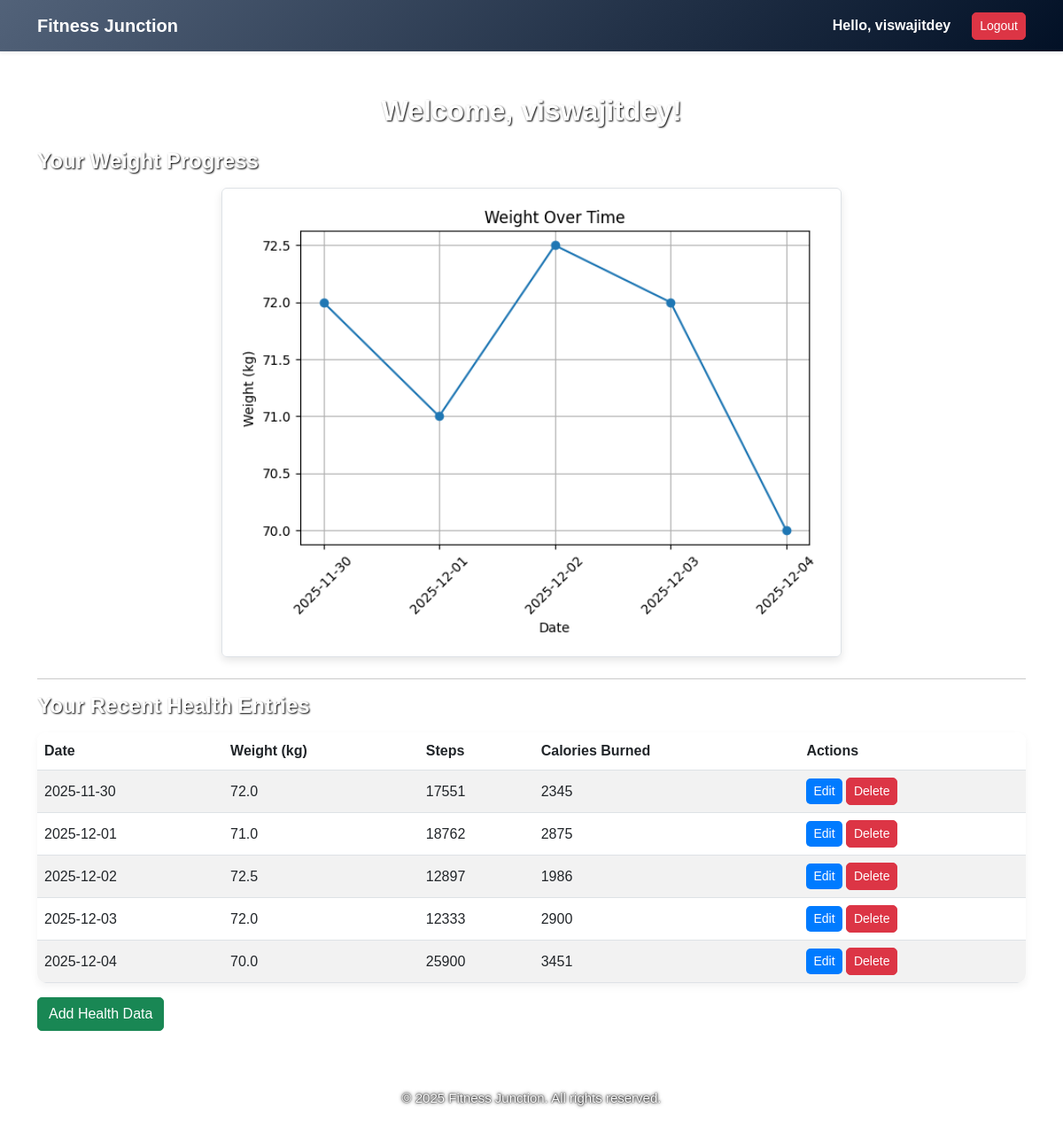
The app's page /dashboard (signed in) with its own data.
### tables this page shows
CREATE TABLE health_data (
    data_id INTEGER PRIMARY KEY AUTOINCREMENT,
    user_id INTEGER NOT NULL,
    date TEXT NOT NULL,
    weight REAL,
    steps INTEGER,
    calories_burned INTEGER,
    FOREIGN KEY (user_id) REFERENCES users(user_id)
);

### app.py (the view)
@app.route("/dashboard")
def dashboard():
    if "user_id" not in session:
        return redirect("/login")
    conn = get_db()
    cursor = conn.cursor()
    cursor.execute("""
        SELECT * FROM health_data
        WHERE user_id = ?
        ORDER BY date ASC
    """, (session["user_id"],))
    data = cursor.fetchall()
    conn.close()
    return render_template("dashboard.html", username=session["username"], data=data)

### app.py (called while the page is built)
def get_db():
    conn = sqlite3.connect("database/health.db")
    conn.row_factory = sqlite3.Row
    return conn

@app.context_processor
def inject_current_year():
    return {"current_year": datetime.now().year}

### templates/dashboard.html (shortened to what this page needs)
{% extends "base.html" %}
{% block content %}
<div class="text-center mb-4">
    <h2>Welcome, {{ username }}!</h2>
</div>
<div class="text-lg mb-4">
    <h4>Your Weight Progress</h4>
    <img src="/weight-graph" class="dashboard-graph border rounded p-2 img-fluid" style="max-width: 700px; margin:auto;">
</div>
<hr>
<h4>Your Recent Health Entries</h4>
{% if data %}
<table class="table table-striped mt-3">
    <thead>
        <tr>
            <th>Date</th>
            <th>Weight (kg)</th>
            <th>Steps</th>
            <th>Calories Burned</th>
            <th>Actions</th>
        </tr>
    </thead>
    <tbody>
        {% for row in data %}
        <tr>
            <td>{{ row.date }}</td>
            <td>{{ row.weight }}</td>
            <td>{{ row.steps }}</td>
            <td>{{ row.calories_burned }}</td>
            <td>
                <a href="/edit/{{ row.data_id }}" class="btn btn-sm btn-primary">Edit</a>
                <a href="/delete/{{ row.data_id }}" class="btn btn-sm btn-danger confirm-action">Delete</a>
            </td>
        </tr>
        {% endfor %}
    </tbody>
</table>
{% else %}
<p>No entries found. Add some health data!</p>
{% endif %}
<div class="mt-3">
    <a href="/add-data" class="btn btn-success">Add Health Data</a>
</div>
{% endblock %}

### templates/base.html (shortened to what this page needs)
<!DOCTYPE html>
<html lang="en">
<head>
    <link rel="stylesheet" href="https://cdn.jsdelivr.net/npm/bootstrap@5.3.0/dist/css/bootstrap.min.css">
    <link rel="stylesheet" href="{{ url_for('static', filename='css/style.css') }}">
</head>
<body>
    <nav class="navbar navbar-expand-lg navbar-dark bg-primary shadow-sm">
        <div class="container">
            <a class="navbar-brand fw-bold" href="/dashboard">Fitness Junction</a>
            <div class="collapse navbar-collapse" id="navbarContent">
                <ul class="navbar-nav ms-auto align-items-center">
                    {% if session.get('username') %}
                    <li class="nav-item me-3">
                        <span class="nav-link text-white fw-semibold">Hello, {{ session['username'] }}</span>
                    </li>
                    <li class="nav-item">
                        <a href="/logout" class="btn btn-danger btn-sm confirm-action">Logout</a>
                    </li>
                    {% endif %}
                </ul>
            </div>
        </div>
    </nav>
    <div class="overlay-container">
        <div class="container mt-5">
            {% block content %}{% endblock %}
        </div>
    </div>
    <footer class="text-center py-3 mt-5">
        &copy; {{ current_year }} Fitness Junction. All rights reserved.
    </footer>
</body>
</html>

### static/css/style.css (style rules this page uses)
body { font-family: 'Arial', sans-serif; color: #333; margin: 0; padding: 0; background-image: url("../images/background.jpg"); background-size: cover; background-position: center; background-repeat: no-repeat; background-attachment: fixed; line-height: 1.6; position: relative; z-index: 0; }
.navbar { position: relative; background: linear-gradient( 135deg, rgba(94, 96, 98, 0.85), rgba(0, 0, 0, 0.85) ); box-shadow: 0 2px 6px rgba(0,0,0,0.1); z-index: 2; }
.navbar .nav-link { color: #fff !important; font-weight: 500; }
footer { color: #fff !important; text-align: center; padding: 15px 0; background: transparent; font-size: 15px; position: relative; z-index: 2; text-shadow: 0 0 2px #000, 0 0 4px #000, 0 0 6px #fff, 0 0 8px #fff; }
footer::before, footer::after { background: none !important; }
.btn-primary { background-color: #007bff; border: none; border-radius: 5px; transition: 0.3s; }
.btn-success, .btn-danger { border-radius: 5px; }
table { background-color: rgba(255, 255, 255, 0.9); border-radius: 10px; overflow: hidden; box-shadow: 0 4px 10px rgba(0,0,0,0.05); }
table th { background-color: #343a40; color: #fff; }
table td { vertical-align: middle; }
h2, h4 { font-weight: 600; color: #343a40; margin-bottom: 15px; }
.dashboard-graph { display: block; margin: 20px auto; max-width: 600px; width: 100%; border-radius: 8px; box-shadow: 0 4px 10px rgba(0,0,0,0.1); }
h1, h2, h3, h4, para { color: #fff !important; text-shadow: 1px 1px 2px #000; }

### records on screen
health_data: date "2025-11-30", weight "72.0", steps "17551", calories_burned "2345"
health_data: date "2025-12-01", weight "71.0", steps "18762", calories_burned "2875"
health_data: date "2025-12-02", weight "72.5", steps "12897", calories_burned "1986"
health_data: date "2025-12-03", weight "72.0", steps "12333", calories_burned "2900"
health_data: date "2025-12-04", weight "70.0", steps "25900", calories_burned "3451"

### other values on screen
{{ session['username'] }} "viswajitdey"
{{ username }} "viswajitdey"
